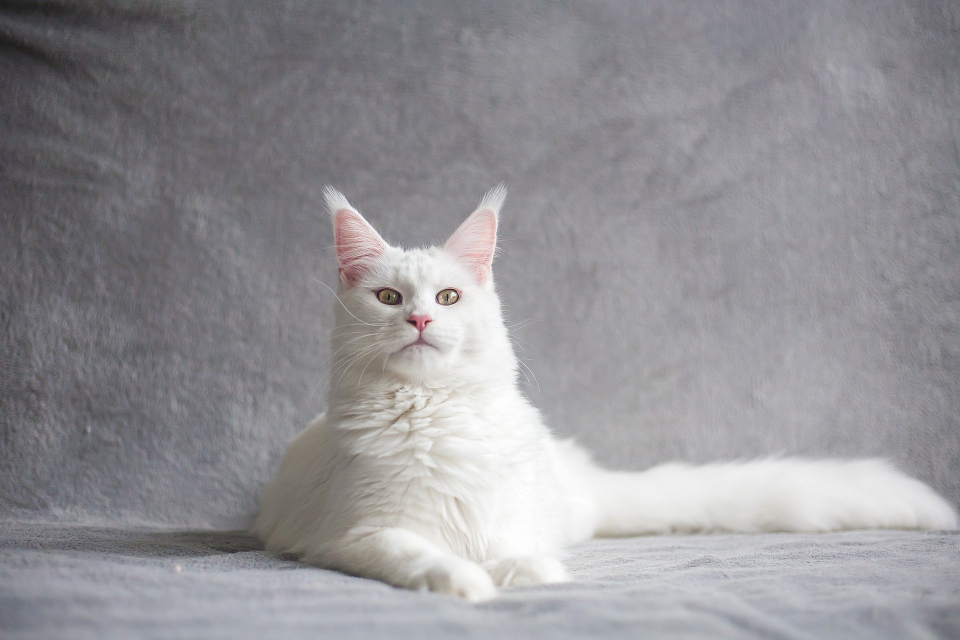
#> input picture Smoothening/images/cat.jpeg, 1920 x 1280 px (shown at 1/2 size)
$ jupyter execute boxFilter.ipynb
#> lines starting #> are read from the running program, lines starting #| are printed output that depends on the picture
[cell 1]
import pandas as pd
import numpy as np
from PIL import Image

[cell 2]
n = 3
boxF = [[1] * n for i in range(n)]

[cell 3]
img = Image.open('images/cat.jpeg').convert('L').resize((640 // 2,426 // 2))
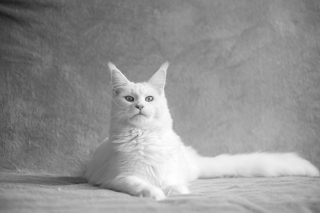
#> img: PIL image 320x213 L; min 29, max 254, mean 147.4
img

[cell 4]
imgMat = np.array(img)
imgMat

[cell 5]
def nineMul(i,j,mat):
    diff = [x for x in range(-n,n+1)]
    ct = 0
    prod = 0
    for dx in diff:
        if (i + dx) >= 0 and (i + dx) < len(mat):
            for dy in diff:
                if (j + dy) >= 0 and (j + dy) < len(mat[0]):
                    ct += 1
                    prod += mat[i + dx][j + dy]
    return prod // ct

[cell 6]
boxxed = imgMat
for i in range(len(imgMat)):
    for j in range(len(imgMat[0])):
        boxxed[i][j] = nineMul(i,j,boxxed)
#> this loop made 213 passes
        # print(boxxed[i][j],imgMat[i][j])
